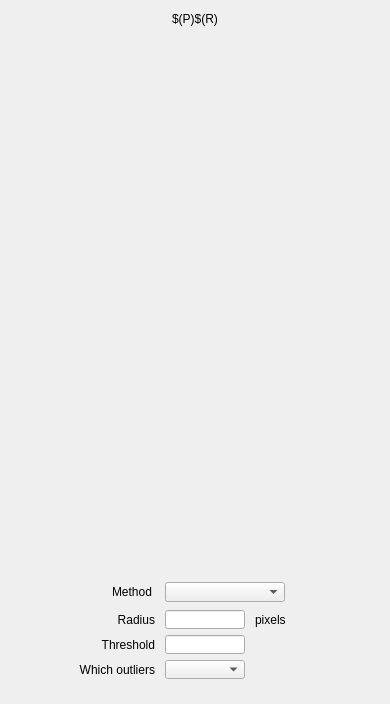
<?xml version="1.0" encoding="UTF-8"?>
<ui version="4.0">
 <class>MainWindow</class>
 <widget class="QMainWindow" name="MainWindow">
  <property name="geometry">
   <rect>
    <x>0</x>
    <y>0</y>
    <width>390</width>
    <height>704</height>
   </rect>
  </property>
  <property name="styleSheet">
   <string>

QWidget#centralWidget {background: rgba(187, 187, 187, 255);}
QPushButton::menu-indicator {image: url(none.png); width: 0}

caTable {
       font: 10pt;
       background: cornsilk;
       alternate-background-color: wheat;
}

caLineEdit {
     border-radius: 1px;
     background: lightyellow;
     color: black;
 }

caTextEntry {
    color: rgb(127, 0, 63);
    background-color: cornsilk;
    selection-color: #0a214c;
    selection-background-color: wheat;
    border: 1px groove black;
    border-radius: 1px;
    padding: 1px;
}

caTextEntry:focus {
    padding: 0px;
    border: 2px groove darkred;
    border-radius: 1px;
}

QPushButton {
      border-color: #00b;
      border-radius: 2px;
      padding: 3px;
      border-width: 1px;

	background: qlineargradient(spread:pad, x1:0, y1:0, x2:0, y2:1,
						   stop:0   rgba(224, 239, 255, 255),
						   stop:0.5 rgba(199, 215, 230, 255),
						   stop:1   rgba(184, 214, 236, 255));
}
QPushButton:hover {
	background: qlineargradient(spread:pad, x1:0, y1:0, x2:0, y2:1,
						stop:0   rgba(201, 226, 255, 255),
						stop:0.5 rgba(177, 204, 230, 255),
						stop:1   rgba(163, 205, 236, 255));
}
QPushButton:pressed {
	background: qlineargradient(spread:pad, x1:0, y1:0, x2:0, y2:1,
						stop:0   rgba(174, 219, 255, 255),
						stop:0.5 rgba(165, 199, 230, 255),
						stop:1   rgba(134, 188, 236, 255));
}

QPushButton:disabled {
	background: qlineargradient(spread:pad, x1:0, y1:0, x2:0, y2:1,
						stop:0   rgba(174, 219, 255, 255),
						stop:0.5 rgba(165, 199, 230, 255),
						stop:1   rgba(134, 188, 236, 255));
}

caChoice {
      background: qlineargradient(x1: 0, y1: 0, x2: 0, y2: 1,
                                  stop: 0 #E1E1E1, stop: 0.4 #DDDDDD,
                                  stop: 0.5 #D8D8D8, stop: 1.0 #D3D3D3);
}

caChoice &gt; QPushButton {
      text-align: left;
      padding: 1px;
}

caSlider::groove:horizontal {
border: 1px solid #bbb;
background: lightgrey;
height: 20px;
border-radius: 4px;
}

caSlider::handle:horizontal {
background: red;
border: 1px solid #777;
width: 13px;
margin-top: -2px;
margin-bottom: -2px;
border-radius: 2px;
}



</string>
  </property>
  <widget class="QWidget" name="centralWidget">
   <widget class="caGraphics" name="caRectangle_0">
    <property name="geometry">
     <rect>
      <x>5</x>
      <y>5</y>
      <width>380</width>
      <height>25</height>
     </rect>
    </property>
    <property name="foreground">
     <color>
      <red>218</red>
      <green>218</green>
      <blue>218</blue>
     </color>
    </property>
    <property name="linestyle" stdset="0">
     <enum>caGraphics::Solid</enum>
    </property>
    <property name="fillstyle" stdset="0">
     <enum>caGraphics::Filled</enum>
    </property>
    <property name="lineColor">
     <color>
      <red>218</red>
      <green>218</green>
      <blue>218</blue>
     </color>
    </property>
    <property name="form">
     <enum>caGraphics::Rectangle</enum>
    </property>
   </widget>
   <widget class="caLabel" name="caLabel_0">
    <property name="geometry">
     <rect>
      <x>10</x>
      <y>6</y>
      <width>370</width>
      <height>25</height>
     </rect>
    </property>
    <property name="frameShape">
     <enum>QFrame::NoFrame</enum>
    </property>
    <property name="text">
     <string>$(P)$(R)</string>
    </property>
    <property name="alignment">
     <set>Qt::AlignAbsolute|Qt::AlignCenter|Qt::AlignHCenter|Qt::AlignVCenter</set>
    </property>
    <property name="fontScaleMode">
     <enum>ESimpleLabel::WidthAndHeight</enum>
    </property>
    <property name="foreground">
     <color>
      <red>77</red>
      <green>82</green>
      <blue>164</blue>
     </color>
    </property>
    <property name="background">
     <color alpha="0">
      <red>77</red>
      <green>82</green>
      <blue>164</blue>
     </color>
    </property>
   </widget>
   <widget class="caInclude" name="caInclude_0">
    <property name="geometry">
     <rect>
      <x>5</x>
      <y>40</y>
      <width>382</width>
      <height>532</height>
     </rect>
    </property>
    <property name="macro">
     <string/>
    </property>
    <property name="filename" stdset="0">
     <string>NDPluginBase.ui</string>
    </property>
   </widget>
   <widget class="caFrame" name="caFrame_1">
    <property name="geometry">
     <rect>
      <x>5</x>
      <y>575</y>
      <width>382</width>
      <height>121</height>
     </rect>
    </property>
    <widget class="caLabel" name="caLabel_1">
     <property name="geometry">
      <rect>
       <x>107</x>
       <y>7</y>
       <width>71</width>
       <height>20</height>
      </rect>
     </property>
     <property name="frameShape">
      <enum>QFrame::NoFrame</enum>
     </property>
     <property name="text">
      <string>Method</string>
     </property>
     <property name="alignment">
      <set>Qt::AlignAbsolute|Qt::AlignLeading|Qt::AlignLeft|Qt::AlignVCenter</set>
     </property>
     <property name="fontScaleMode">
      <enum>ESimpleLabel::WidthAndHeight</enum>
     </property>
     <property name="foreground">
      <color>
       <red>0</red>
       <green>0</green>
       <blue>0</blue>
      </color>
     </property>
     <property name="background">
      <color alpha="0">
       <red>0</red>
       <green>0</green>
       <blue>0</blue>
      </color>
     </property>
    </widget>
    <widget class="caMenu" name="caMenu_0">
     <property name="geometry">
      <rect>
       <x>160</x>
       <y>7</y>
       <width>120</width>
       <height>20</height>
      </rect>
     </property>
     <property name="channel" stdset="0">
      <string notr="true">$(P)$(R)Method</string>
     </property>
     <property name="colorMode">
      <enum>caMenu::Static</enum>
     </property>
     <property name="foreground">
      <color>
       <red>0</red>
       <green>0</green>
       <blue>0</blue>
      </color>
     </property>
     <property name="background">
      <color>
       <red>115</red>
       <green>223</green>
       <blue>255</blue>
      </color>
     </property>
    </widget>
    <widget class="caLabel" name="caLabel_59">
     <property name="geometry">
      <rect>
       <x>-30</x>
       <y>35</y>
       <width>180</width>
       <height>20</height>
      </rect>
     </property>
     <property name="frameShape">
      <enum>QFrame::NoFrame</enum>
     </property>
     <property name="text">
      <string>Radius</string>
     </property>
     <property name="alignment">
      <set>Qt::AlignAbsolute|Qt::AlignRight|Qt::AlignTrailing|Qt::AlignVCenter</set>
     </property>
     <property name="fontScaleMode">
      <enum>ESimpleLabel::WidthAndHeight</enum>
     </property>
     <property name="foreground">
      <color>
       <red>0</red>
       <green>0</green>
       <blue>0</blue>
      </color>
     </property>
     <property name="background">
      <color alpha="0">
       <red>0</red>
       <green>0</green>
       <blue>0</blue>
      </color>
     </property>
    </widget>
    <widget class="caMenu" name="caMenu_13">
     <property name="geometry">
      <rect>
       <x>160</x>
       <y>85</y>
       <width>80</width>
       <height>19</height>
      </rect>
     </property>
     <property name="channel" stdset="0">
      <string notr="true">$(P)$(R)WhichOutliers</string>
     </property>
     <property name="colorMode">
      <enum>caMenu::Static</enum>
     </property>
     <property name="foreground">
      <color>
       <red>0</red>
       <green>0</green>
       <blue>0</blue>
      </color>
     </property>
     <property name="background">
      <color>
       <red>115</red>
       <green>223</green>
       <blue>255</blue>
      </color>
     </property>
    </widget>
    <widget class="caLabel" name="caLabel_61">
     <property name="geometry">
      <rect>
       <x>-30</x>
       <y>85</y>
       <width>180</width>
       <height>20</height>
      </rect>
     </property>
     <property name="frameShape">
      <enum>QFrame::NoFrame</enum>
     </property>
     <property name="text">
      <string>Which outliers</string>
     </property>
     <property name="alignment">
      <set>Qt::AlignAbsolute|Qt::AlignRight|Qt::AlignTrailing|Qt::AlignVCenter</set>
     </property>
     <property name="fontScaleMode">
      <enum>ESimpleLabel::WidthAndHeight</enum>
     </property>
     <property name="foreground">
      <color>
       <red>0</red>
       <green>0</green>
       <blue>0</blue>
      </color>
     </property>
     <property name="background">
      <color alpha="0">
       <red>0</red>
       <green>0</green>
       <blue>0</blue>
      </color>
     </property>
    </widget>
    <widget class="caLabel" name="caLabel_62">
     <property name="geometry">
      <rect>
       <x>250</x>
       <y>35</y>
       <width>41</width>
       <height>20</height>
      </rect>
     </property>
     <property name="frameShape">
      <enum>QFrame::NoFrame</enum>
     </property>
     <property name="text">
      <string>pixels</string>
     </property>
     <property name="alignment">
      <set>Qt::AlignLeading|Qt::AlignLeft|Qt::AlignVCenter</set>
     </property>
     <property name="fontScaleMode">
      <enum>ESimpleLabel::WidthAndHeight</enum>
     </property>
     <property name="foreground">
      <color>
       <red>0</red>
       <green>0</green>
       <blue>0</blue>
      </color>
     </property>
     <property name="background">
      <color alpha="0">
       <red>0</red>
       <green>0</green>
       <blue>0</blue>
      </color>
     </property>
    </widget>
    <widget class="caTextEntry" name="caTextEntry_22">
     <property name="geometry">
      <rect>
       <x>160</x>
       <y>35</y>
       <width>80</width>
       <height>19</height>
      </rect>
     </property>
     <property name="channel" stdset="0">
      <string notr="true">$(P)$(R)RadiusOutliers</string>
     </property>
     <property name="foreground">
      <color>
       <red>0</red>
       <green>0</green>
       <blue>0</blue>
      </color>
     </property>
     <property name="background">
      <color>
       <red>115</red>
       <green>223</green>
       <blue>255</blue>
      </color>
     </property>
     <property name="colorMode">
      <enum>caLineEdit::Static</enum>
     </property>
     <property name="precisionMode">
      <enum>caLineEdit::Channel</enum>
     </property>
     <property name="limitsMode">
      <enum>caLineEdit::Channel</enum>
     </property>
     <property name="maxValue">
      <double>1.000000000000000</double>
     </property>
     <property name="minValue">
      <double>0.000000000000000</double>
     </property>
     <property name="fontScaleMode" stdset="0">
      <enum>caLineEdit::WidthAndHeight</enum>
     </property>
     <property name="formatType">
      <enum>caLineEdit::decimal</enum>
     </property>
    </widget>
    <widget class="caTextEntry" name="caTextEntry_23">
     <property name="geometry">
      <rect>
       <x>160</x>
       <y>60</y>
       <width>80</width>
       <height>19</height>
      </rect>
     </property>
     <property name="channel" stdset="0">
      <string notr="true">$(P)$(R)ThresholdOutliers</string>
     </property>
     <property name="foreground">
      <color>
       <red>0</red>
       <green>0</green>
       <blue>0</blue>
      </color>
     </property>
     <property name="background">
      <color>
       <red>115</red>
       <green>223</green>
       <blue>255</blue>
      </color>
     </property>
     <property name="colorMode">
      <enum>caLineEdit::Static</enum>
     </property>
     <property name="precisionMode">
      <enum>caLineEdit::Channel</enum>
     </property>
     <property name="limitsMode">
      <enum>caLineEdit::Channel</enum>
     </property>
     <property name="maxValue">
      <double>1.000000000000000</double>
     </property>
     <property name="minValue">
      <double>0.000000000000000</double>
     </property>
     <property name="fontScaleMode" stdset="0">
      <enum>caLineEdit::WidthAndHeight</enum>
     </property>
     <property name="formatType">
      <enum>caLineEdit::decimal</enum>
     </property>
    </widget>
    <widget class="caLabel" name="caLabel_60">
     <property name="geometry">
      <rect>
       <x>-30</x>
       <y>60</y>
       <width>180</width>
       <height>20</height>
      </rect>
     </property>
     <property name="frameShape">
      <enum>QFrame::NoFrame</enum>
     </property>
     <property name="text">
      <string>Threshold</string>
     </property>
     <property name="alignment">
      <set>Qt::AlignAbsolute|Qt::AlignRight|Qt::AlignTrailing|Qt::AlignVCenter</set>
     </property>
     <property name="fontScaleMode">
      <enum>ESimpleLabel::WidthAndHeight</enum>
     </property>
     <property name="foreground">
      <color>
       <red>0</red>
       <green>0</green>
       <blue>0</blue>
      </color>
     </property>
     <property name="background">
      <color alpha="0">
       <red>0</red>
       <green>0</green>
       <blue>0</blue>
      </color>
     </property>
    </widget>
   </widget>
   <widget class="caGraphics" name="caRectangle_1">
    <property name="geometry">
     <rect>
      <x>5</x>
      <y>575</y>
      <width>380</width>
      <height>121</height>
     </rect>
    </property>
    <property name="foreground">
     <color>
      <red>45</red>
      <green>45</green>
      <blue>45</blue>
     </color>
    </property>
    <property name="linestyle" stdset="0">
     <enum>caGraphics::Solid</enum>
    </property>
    <property name="lineColor">
     <color>
      <red>45</red>
      <green>45</green>
      <blue>45</blue>
     </color>
    </property>
    <property name="form">
     <enum>caGraphics::Rectangle</enum>
    </property>
    <property name="background" stdset="0">
     <color alpha="0">
      <red>45</red>
      <green>45</green>
      <blue>45</blue>
     </color>
    </property>
   </widget>
   <zorder>caRectangle_1</zorder>
   <zorder>caRectangle_0</zorder>
   <zorder>caLabel_0</zorder>
   <zorder>caInclude_0</zorder>
   <zorder>caFrame_1</zorder>
  </widget>
 </widget>
 <customwidgets>
  <customwidget>
   <class>caMenu</class>
   <extends>QComboBox</extends>
   <header>caMenu</header>
  </customwidget>
  <customwidget>
   <class>caTextEntry</class>
   <extends>caLineEdit</extends>
   <header>caTextEntry</header>
  </customwidget>
  <customwidget>
   <class>caFrame</class>
   <extends>QFrame</extends>
   <header>caFrame</header>
   <container>1</container>
  </customwidget>
  <customwidget>
   <class>caLabel</class>
   <extends>QLabel</extends>
   <header>caLabel</header>
  </customwidget>
  <customwidget>
   <class>caGraphics</class>
   <extends>QWidget</extends>
   <header>caGraphics</header>
  </customwidget>
  <customwidget>
   <class>caInclude</class>
   <extends>QWidget</extends>
   <header>caInclude</header>
  </customwidget>
  <customwidget>
   <class>caLineEdit</class>
   <extends>QLineEdit</extends>
   <header>caLineEdit</header>
  </customwidget>
 </customwidgets>
 <resources/>
 <connections/>
</ui>
